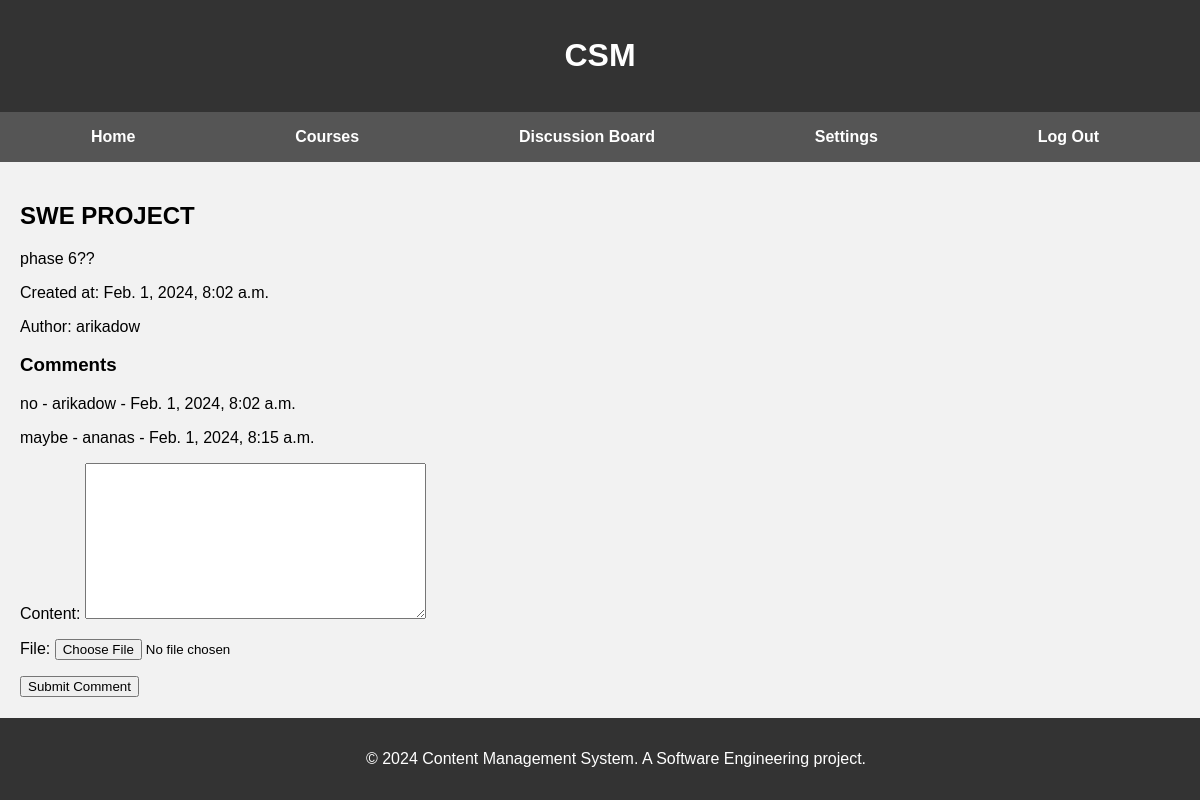
The app's page /course_app/discussion/15/ (signed in) with its own data.
### course_app/models.py (models this page shows, shortened)
class Discussion(models.Model):
    title = models.CharField(max_length=200)
    content = models.TextField()
    created_at = models.DateTimeField(auto_now_add=True)
    author = models.ForeignKey(settings.AUTH_USER_MODEL, on_delete=models.CASCADE)

class CustomUser(AbstractUser):
    email = models.EmailField(unique=True)
    first_name = models.CharField(max_length=30)
    last_name = models.CharField(max_length=30)

class Comment(models.Model):
    discussion = models.ForeignKey(Discussion, related_name='comments', on_delete=models.CASCADE)
    content = models.TextField()
    created_at = models.DateTimeField(auto_now_add=True)
    author = models.ForeignKey(settings.AUTH_USER_MODEL, on_delete=models.CASCADE)
    file = models.FileField(upload_to='discussion_files/', null=True, blank=True)

### course_app/views.py (the view)
# urls.py: path('discussion/<int:discussion_id>/', discussion_detail, name='discussion_detail'),
@login_required
def discussion_detail(request, discussion_id):
    discussion = get_object_or_404(Discussion, pk=discussion_id)
    comments = discussion.comments.all()
    if request.method == 'POST':
        form = CommentForm(request.POST)
        if form.is_valid():
            new_comment = form.save(commit=False)
            new_comment.discussion = discussion
            new_comment.author = request.user
            new_comment.save()
            return redirect('discussion_detail', discussion_id=discussion.id)
    else:
        form = CommentForm()
    return render(request, 'discussions/discussion_detail.html', {'discussion': discussion, 'comments': comments, 'form': form})

### course_app/forms.py
class CommentForm(forms.ModelForm):
    class Meta:
        model = Comment
        fields = ['content', 'file']

### course_app/templates/discussions/discussion_detail.html (shortened to what this page needs)
{% extends 'base_generic.html' %}
{% block content %}
  <h2>{{ discussion.title }}</h2>
  <p>{{ discussion.content }}</p>
  <p>Created at: {{ discussion.created_at }}</p>
  <p>Author: {{ discussion.author.username }}</p>
  <h3>Comments</h3>
  <div id="comments-container">
    {% for comment in comments %}
      <p>{{ comment.content }} - {{ comment.author.username }} - {{ comment.created_at }}</p>
    {% endfor %}
  </div>
  <form method="post" action="{% url 'add_comment' discussion.id %}">
    {{ form.as_p }}
    <button type="submit">Submit Comment</button>
</form>
{% endblock %}

### course_app/templates/base_generic.html (style rules this page uses)
body { margin: 0; font-family: Arial, sans-serif; background-color: #f2f2f2; }

### records on screen
Discussion: title "SWE PROJECT", content "phase 6??", created_at "Feb. 1, 2024, 8:02 a.m.", author.username "arikadow"
Comment: content "no", author.username "arikadow", created_at "Feb. 1, 2024, 8:02 a.m."
Comment: content "maybe", author.username "ananas", created_at "Feb. 1, 2024, 8:15 a.m."
